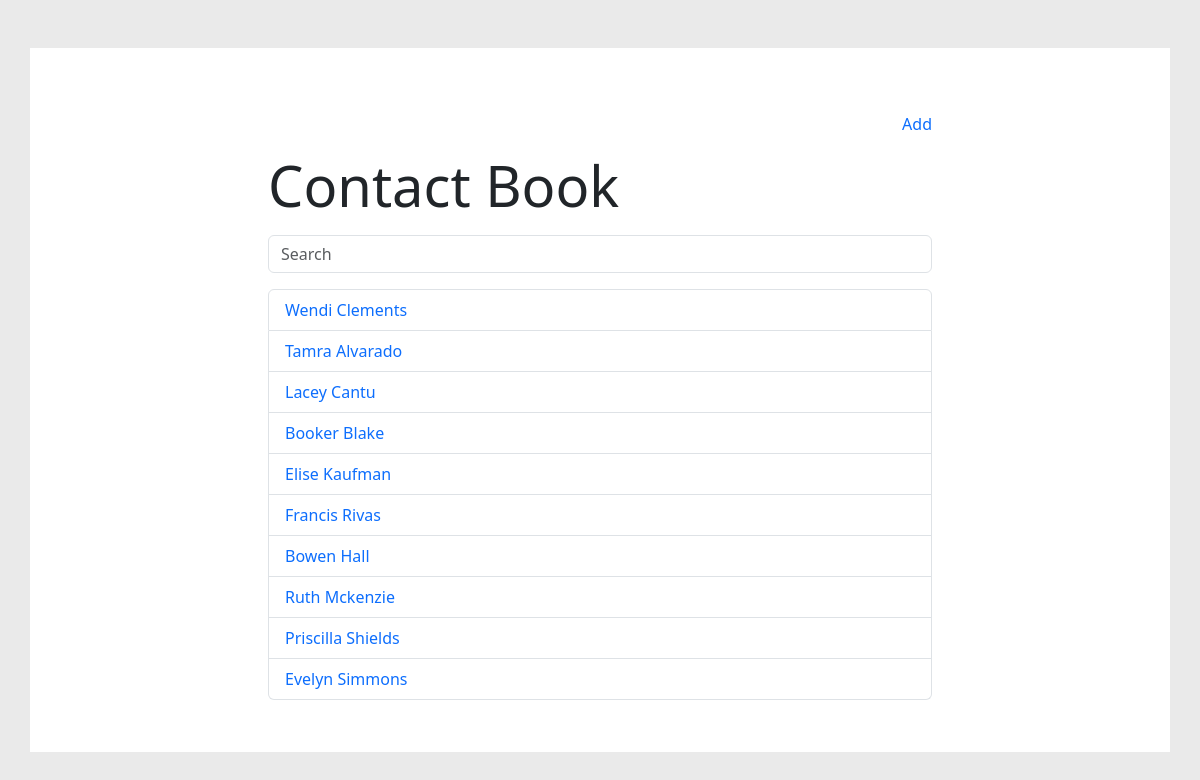
The page / on the database its author committed.
### tables this page shows
CREATE TABLE contacts (
  id BIGINT PRIMARY KEY AUTO_INCREMENT,
  first_name VARCHAR(50) NOT NULL,
  last_name VARCHAR(100) NOT NULL,
  email VARCHAR(255) NOT NULL UNIQUE,
  phone BIGINT,
  birthday DATE
);

### functions.php (called while the page is built, shortened)
<?php
  require "db.php";
  function getContacts () {
    global $db;
    $sql = "SELECT * FROM contacts";
    $result = $db->query($sql);
    $contacts = $result->fetchAll();
    return $contacts;
  }

### index.php (the view)
<?php
  require "db.php";
  require "functions.php";
  if (isset($_GET['search'])) {
    $contacts = searchContacts($_GET['search']);
  } else {
    $contacts = getContacts();
  }
?>
<!DOCTYPE html>
<html lang="en">
<?php require "head.php"; ?>
<body>
  <main id="app" class="container my-5 bg-white">
    <div class="row justify-content-center">
      <div class="col-8 p-5">
        <?php require "header.php"; ?>
        <section class="row">
          <div class="col-12">
            <h1 class="display-4 mb-3">Contact Book</h1>
            <form class="form mb-3">
              <input type="search" name="search" class="form-control" placeholder="Search" value="<?php echo $search ?? '' ?>">
            </form>
            <ul class="list-group">
              <?php foreach ($contacts as $contact): ?>
              <li class="list-group-item">
                <a href="contact.php?id=<?php echo $contact['id']; ?>" class="text-decoration-none">
                  <?php echo "{$contact['first_name']} {$contact['last_name']}"; ?>
                </a>
              </li>
              <?php endforeach; ?>
            </ul>
          </div>
        </section>
      </div>
    </div>
  </main>
</body>
</html>

### head.php (shortened to what this page needs)
<head>
  <link rel="stylesheet" href="https://cdn.jsdelivr.net/npm/bootstrap@5.3.0/dist/css/bootstrap.min.css">
</head>

### header.php (shortened to what this page needs)
<header class="row">
  <div class="col-6 my-3">
  </div>
  <div class="col-6 d-flex justify-content-end my-3">
    <?php if (strpos($_SERVER["PHP_SELF"], "index.php")): ?>
      <a href="add.php" class="text-decoration-none">Add</a>
    <?php elseif (strpos($_SERVER["PHP_SELF"], "contact.php")): ?>
      <a href="update.php?id=<?php echo $_GET['id'] ?? '' ?>"  class="text-decoration-none">Update</a>
    <?php endif; ?>
  </div>
</header>

### head.php (style rules this page uses)
html, body { height: 100%; margin: 0; background-color: #eaeaea; }
main { min-height: calc(100% - 6rem); }

### rows shown on the page
contacts: first_name "Wendi", last_name "Clements"
contacts: first_name "Tamra", last_name "Alvarado"
contacts: first_name "Lacey", last_name "Cantu"
contacts: first_name "Booker", last_name "Blake"
contacts: first_name "Elise", last_name "Kaufman"
contacts: first_name "Francis", last_name "Rivas"
contacts: first_name "Bowen", last_name "Hall"
contacts: first_name "Ruth", last_name "Mckenzie"
contacts: first_name "Priscilla", last_name "Shields"
contacts: first_name "Evelyn", last_name "Simmons"
